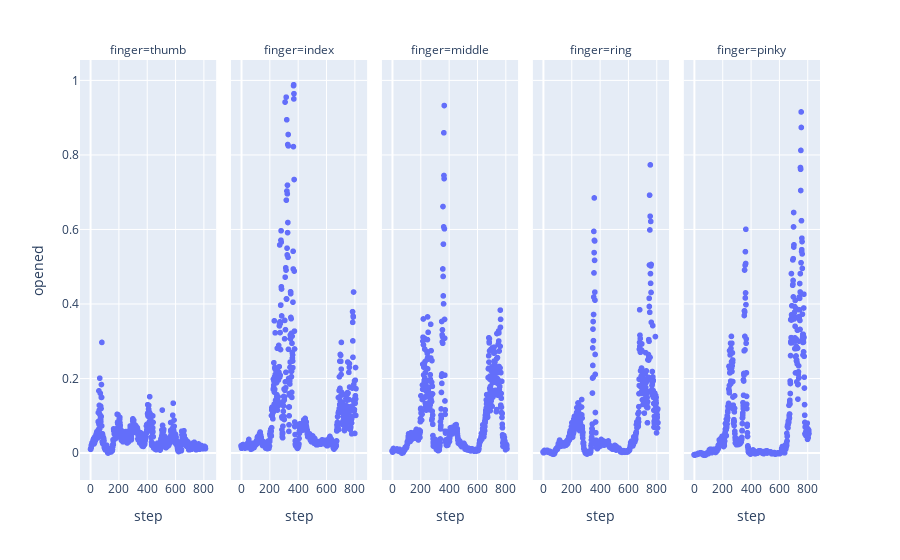

The notebook cell this image was saved under:
### Code cell
rad_df["opened"] = np.arctan(1 * rad_df["radius"] - shift) / (np.pi / 2) * 1
px.scatter(rad_df, x="step", y="opened", facet_col="finger")

### Figure 1 — Plotly figure (JSON) as saved in the notebook; plotly's stock layout.template omitted (floating-point values rounded to 4 significant figures; data arrays with more than 128 entries replaced by an {"elided": "..."} marker saying what was removed)
{"data": [{"hovertemplate": "finger=thumb<br>step=%{x}<br>opened=%{y}<extra></extra>", "legendgroup": "", "marker": {"color": "#636efa", "symbol": "circle"}, "mode": "markers", "name": "", "showlegend": false, "type": "scattergl", "x": {"elided": "813 int values"}, "xaxis": "x", "y": {"elided": "813 float values"}, "yaxis": "y"}, {"hovertemplate": "finger=index<br>step=%{x}<br>opened=%{y}<extra></extra>", "legendgroup": "", "marker": {"color": "#636efa", "symbol": "circle"}, "mode": "markers", "name": "", "showlegend": false, "type": "scattergl", "x": {"elided": "813 int values"}, "xaxis": "x2", "y": {"elided": "813 float values"}, "yaxis": "y2"}, {"hovertemplate": "finger=middle<br>step=%{x}<br>opened=%{y}<extra></extra>", "legendgroup": "", "marker": {"color": "#636efa", "symbol": "circle"}, "mode": "markers", "name": "", "showlegend": false, "type": "scattergl", "x": {"elided": "813 int values"}, "xaxis": "x3", "y": {"elided": "813 float values"}, "yaxis": "y3"}, {"hovertemplate": "finger=ring<br>step=%{x}<br>opened=%{y}<extra></extra>", "legendgroup": "", "marker": {"color": "#636efa", "symbol": "circle"}, "mode": "markers", "name": "", "showlegend": false, "type": "scattergl", "x": {"elided": "813 int values"}, "xaxis": "x4", "y": {"elided": "813 float values"}, "yaxis": "y4"}, {"hovertemplate": "finger=pinky<br>step=%{x}<br>opened=%{y}<extra></extra>", "legendgroup": "", "marker": {"color": "#636efa", "symbol": "circle"}, "mode": "markers", "name": "", "showlegend": false, "type": "scattergl", "x": {"elided": "813 int values"}, "xaxis": "x5", "y": {"elided": "813 float values"}, "yaxis": "y5"}], "layout": {"annotations": [{"font": {}, "showarrow": false, "text": "finger=thumb", "x": 0.092, "xanchor": "center", "xref": "paper", "y": 1, "yanchor": "bottom", "yref": "paper"}, {"font": {}, "showarrow": false, "text": "finger=index", "x": 0.296, "xanchor": "center", "xref": "paper", "y": 1, "yanchor": "bottom", "yref": "paper"}, {"font": {}, "showarrow": false, "text": "finger=middle", "x": 0.5, "xanchor": "center", "xref": "paper", "y": 1, "yanchor": "bottom", "yref": "paper"}, {"font": {}, "showarrow": false, "text": "finger=ring", "x": 0.704, "xanchor": "center", "xref": "paper", "y": 1, "yanchor": "bottom", "yref": "paper"}, {"font": {}, "showarrow": false, "text": "finger=pinky", "x": 0.908, "xanchor": "center", "xref": "paper", "y": 1, "yanchor": "bottom", "yref": "paper"}], "autosize": true, "legend": {"tracegroupgap": 0}, "margin": {"t": 60}, "xaxis": {"anchor": "y", "autorange": true, "domain": [0, 0.184], "range": [-86.41, 898.4], "title": {"text": "step"}, "type": "linear"}, "xaxis2": {"anchor": "y2", "autorange": true, "domain": [0.204, 0.388], "matches": "x", "range": [-86.41, 898.4], "title": {"text": "step"}, "type": "linear"}, "xaxis3": {"anchor": "y3", "autorange": true, "domain": [0.408, 0.592], "matches": "x", "range": [-86.41, 898.4], "title": {"text": "step"}, "type": "linear"}, "xaxis4": {"anchor": "y4", "autorange": true, "domain": [0.612, 0.796], "matches": "x", "range": [-86.41, 898.4], "title": {"text": "step"}, "type": "linear"}, "xaxis5": {"anchor": "y5", "autorange": true, "domain": [0.816, 1], "matches": "x", "range": [-86.41, 898.4], "title": {"text": "step"}, "type": "linear"}, "yaxis": {"anchor": "x", "autorange": true, "domain": [0, 1], "range": [-0.0763, 1.059], "title": {"text": "opened"}, "type": "linear"}, "yaxis2": {"anchor": "x2", "autorange": true, "domain": [0, 1], "matches": "y", "range": [-0.0763, 1.059], "showticklabels": false, "type": "linear"}, "yaxis3": {"anchor": "x3", "autorange": true, "domain": [0, 1], "matches": "y", "range": [-0.0763, 1.059], "showticklabels": false, "type": "linear"}, "yaxis4": {"anchor": "x4", "autorange": true, "domain": [0, 1], "matches": "y", "range": [-0.0763, 1.059], "showticklabels": false, "type": "linear"}, "yaxis5": {"anchor": "x5", "autorange": true, "domain": [0, 1], "matches": "y", "range": [-0.0763, 1.059], "showticklabels": false, "type": "linear"}}}
